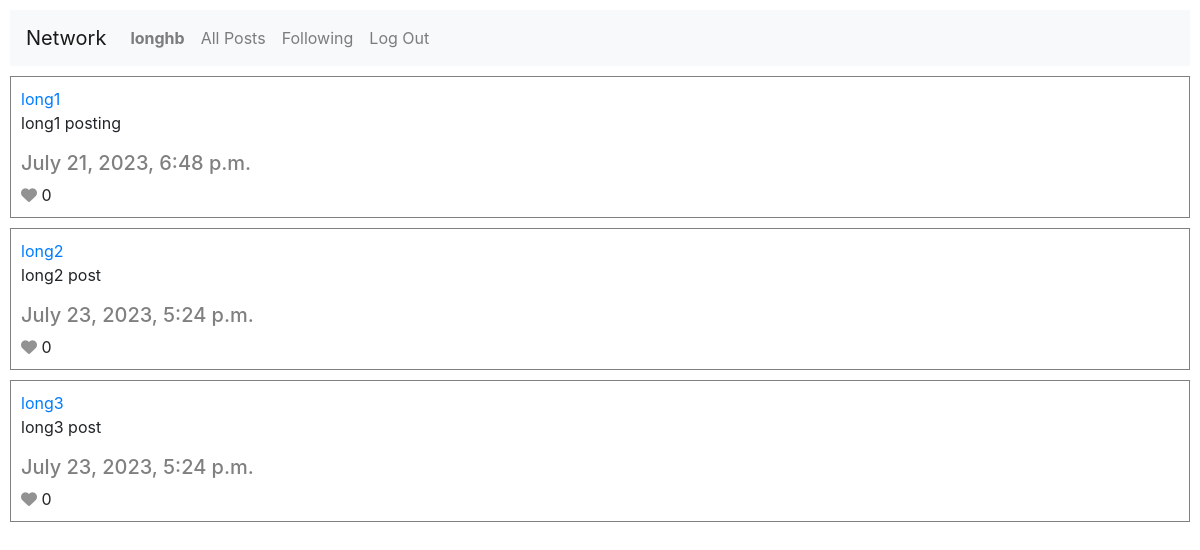
The app's page /following (signed in), older data.
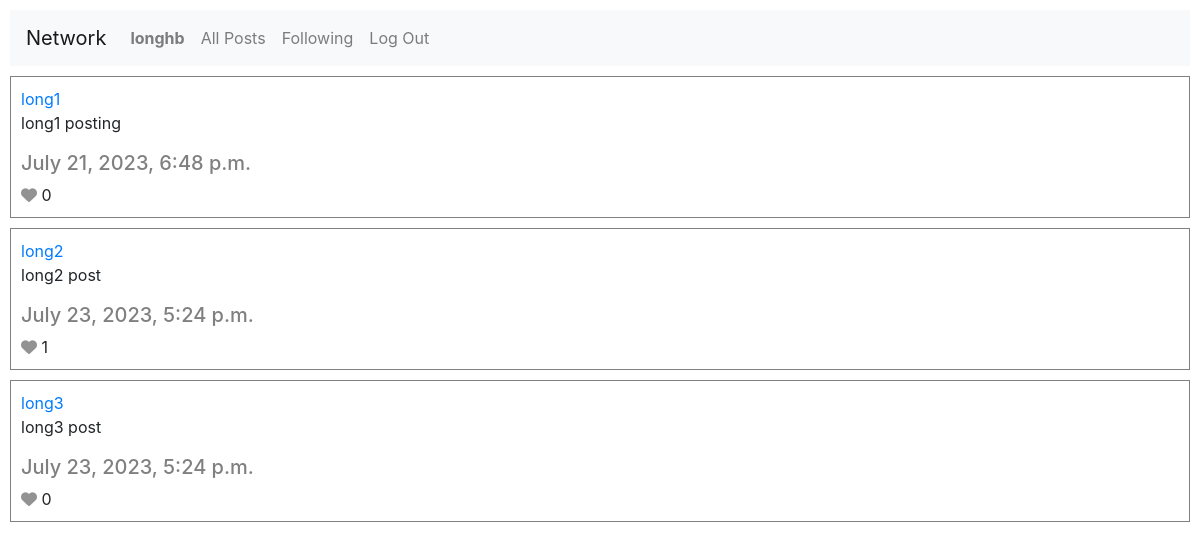
The same page, newer data.
### network/models.py (models this page shows, shortened)
class Post(models.Model):
    user = models.ForeignKey("User", on_delete=models.CASCADE, related_name="user")
    content = models.TextField(blank=True)
    timestamp = models.DateTimeField(auto_now_add=True)
    like = models.IntegerField(default=0)

class User(AbstractUser):
    pass

### network/views.py (the view)
# urls.py: path("following", views.following, name="following"),
def following(request):
    following = Follow.objects.get(user=request.user)
    all_posts = []
    for user in following.following.all():
        post = Post.objects.get(user=user)
        all_posts.append(post)
    return render(request, "network/following.html", {
        "all_posts": all_posts
    })

### network/templates/network/following.html (shortened to what this page needs)
{% extends "network/layout.html" %}
{% load static %}
{% block body %}
    {% if user.is_authenticated%}
        <section class="post-section">
            {% for post in all_posts %}
                <div class="post-container">
                    <a class="user" href="{% url 'profile' user_id=post.user_id %}" data-post-id="{{ post.id }}"> {{ post.user }} </a>
                    <p class="content">{{ post.content }}</p>
                    <h5 class="timestamp"> {{ post.timestamp }}</h3>
                    {% if post in liked_post%}
                        <i class="fa-sharp fa-solid fa-heart unlike-icon" style="color: #ff2600;"></i> <span class="like">{{ post.like }}</span>
                    {% else %}
                        <i class="fa-sharp fa-solid fa-heart like-icon" style="color: #929292;"></i> <span class="like">{{ post.like }}</span>
                    {% endif%}
                </div>
            {% endfor %}
        </section>
    {% endif %}
{% endblock %}

Row changes from the older to the newer data that the page shows:
changed Post "long2 post": like "0" → "1"
